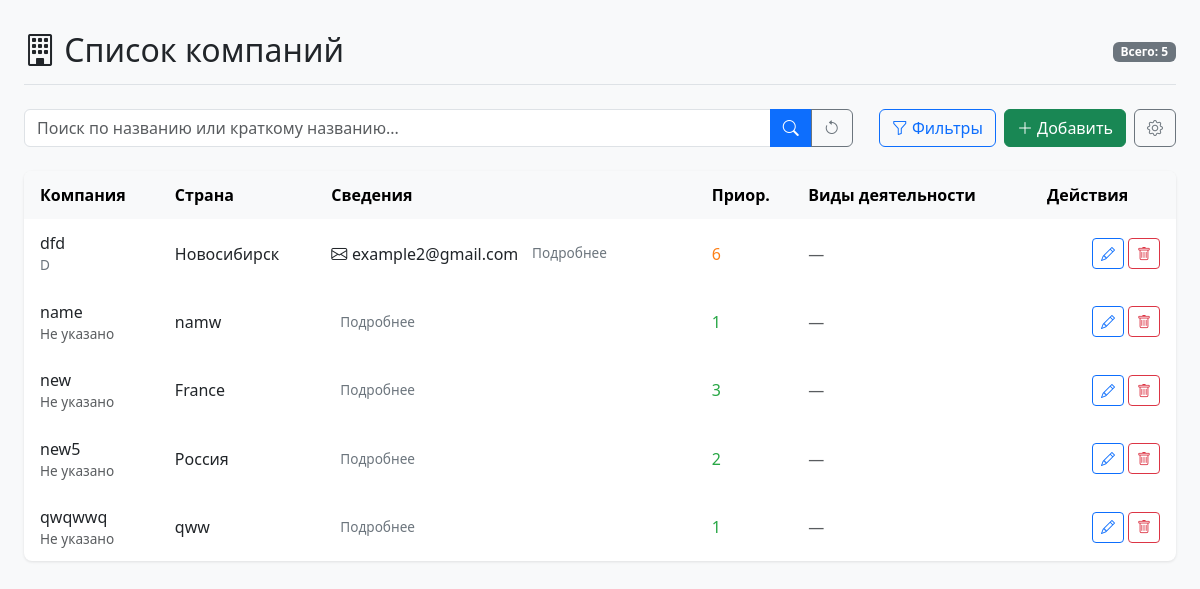
The app's page /, older data.
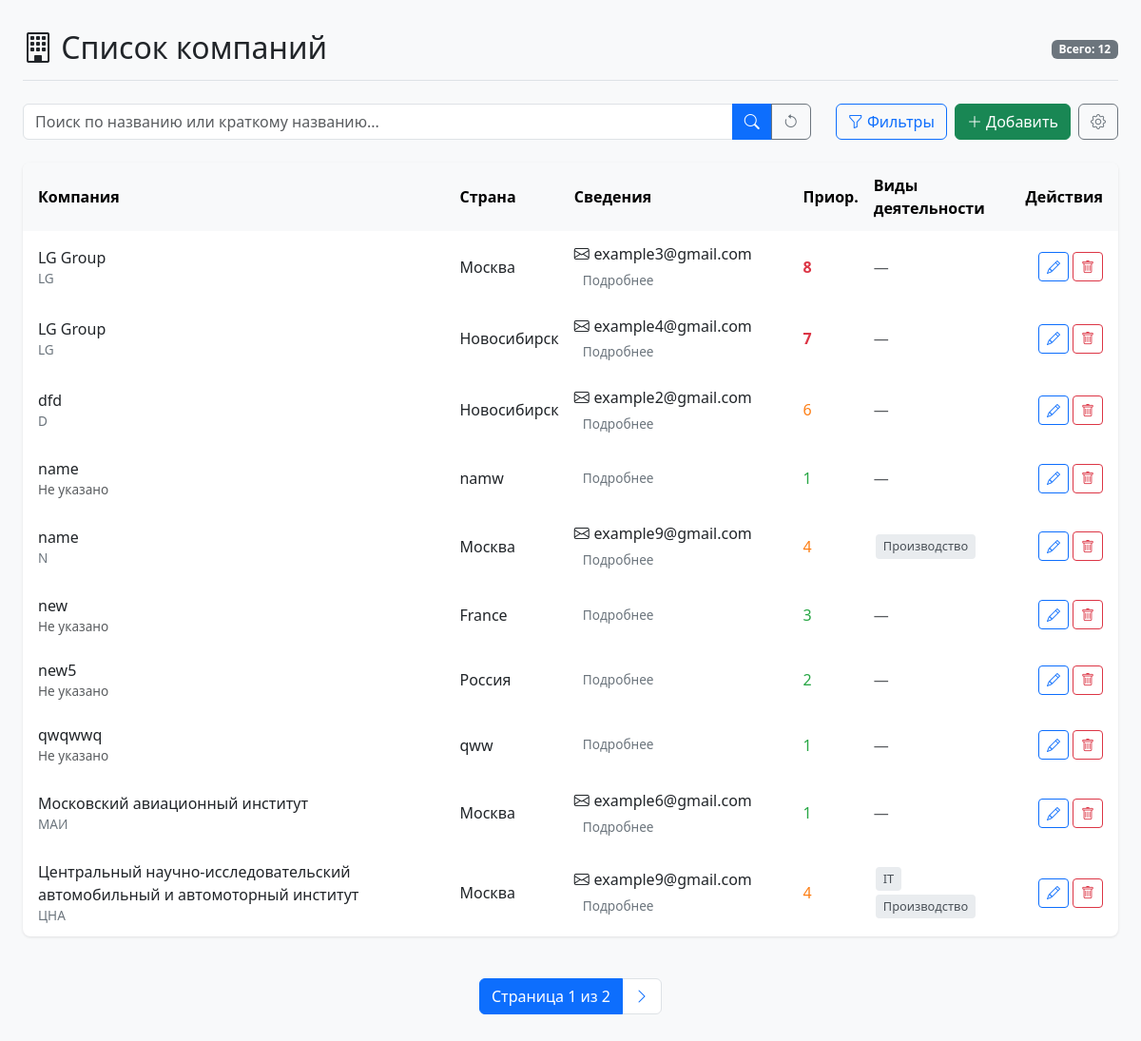
The same page, newer data.
### newapp/models.py (models this page shows, shortened)
class Company(models.Model):
    REGION_CHOICES = [
        ('Россия', 'Россия'),
        ('Франция', 'Франция'),
        ('Германия', 'Германия'),
        ('США', 'США'),
        ('Китай', 'Китай'),
        ('Япония', 'Япония'),
        ('Великобритания', 'Великобритания'),
        ('Италия', 'Италия'),
        ('Испания', 'Испания'),
        ('Канада', 'Канада'),
    ]
    name = models.CharField("Название", max_length=255, unique=True)
    short_name = models.CharField("Краткое название", max_length=50, blank=True, unique=True)
    region = models.CharField("Страна", max_length=100, choices=REGION_CHOICES)
    priority = models.IntegerField(
        "Приоритет",
        default=1,
        validators=[MinValueValidator(1), MaxValueValidator(10)]
    )
    website = models.URLField("Ссылка на сайт", blank=True)
    email = models.EmailField("Email", blank=True)
    activity_themes = models.ManyToManyField(
        ActivityTheme,
        verbose_name="Виды деятельности",
        blank=True
    )
    additional_contacts = models.TextField(
        "Доп. сведения",
        blank=True,
        help_text="Формат: Тип:значение (например, Telegram:@example)"
    )
    class Meta:
        verbose_name = "Компания"
        verbose_name_plural = "Компании"
        ordering = ['name']

class ActivityTheme(models.Model):
    name = models.CharField("Название вида деятельности", max_length=100, unique=True)
    class Meta:
        verbose_name = "Вид деятельности"
        verbose_name_plural = "Виды деятельности"
        ordering = ['name']

### newapp/views.py (the view)
# urls.py: path('', views.company_list, name='company_list'),
def company_list(request):
    search_query = request.GET.get('q', '')
    priority_filter = request.GET.get('priority', '')
    region_filter = request.GET.get('region', '')
    activity_filters = request.GET.getlist('activity')
    companies = Company.objects.all().distinct()
    all_activities = ActivityTheme.objects.all().order_by('name')
    if search_query:
        companies = companies.filter(
            Q(name__icontains=search_query) |
            Q(short_name__icontains=search_query)
        )
    if priority_filter and priority_filter.isdigit() and 1 <= int(priority_filter) <= 10:
        companies = companies.filter(priority=int(priority_filter))
    if region_filter:
        companies = companies.filter(region=region_filter)
    if activity_filters:
        companies = companies.filter(activity_themes__id__in=activity_filters).distinct()
    paginator = Paginator(companies, 10)
    page_number = request.GET.get('page')
    page_obj = paginator.get_page(page_number)
    return render(request, 'company_list.html', {
        'page_obj': page_obj,
        'search_query': search_query,
        'priority_filter': priority_filter,
        'region_filter': region_filter,
        'activity_filters': [int(a) for a in activity_filters],
        'regions': Company.REGION_CHOICES,
        'priority_range': range(1, 11),
        'all_activities': all_activities,
    })

### newapp/templates/company_list.html (shortened to what the changed rows need)
{% load static %}
<!DOCTYPE html>
<html>
<head>
    <link href="https://cdn.jsdelivr.net/npm/bootstrap@5.3.0/dist/css/bootstrap.min.css" rel="stylesheet">
    <link rel="stylesheet" href="{% static 'company_list/styles.css' %}">
    <link rel="stylesheet" href="https://cdn.jsdelivr.net/npm/bootstrap-icons@1.8.0/font/bootstrap-icons.css">
</head>
<body>
    <div class="container-fluid px-4 py-3">
        <div class="header-container mb-4">
            <a href="{% url 'company_list' %}" class="header-link">
                <h2 class="m-0"><i class="bi bi-building"></i> Список компаний</h2>
            </a>
            <div class="company-count">
                <span class="badge bg-secondary">Всего: {{ page_obj.paginator.count }}</span>
            </div>
        </div>
        <div class="table-container mb-4">
            <table class="company-table w-100">
                <thead>
                    <tr class="table-light">
                        <th class="ps-3">Компания</th>
                        <th>Страна</th>
                        <th>Сведения</th>
                        <th>Приор.</th>
                        <th>Виды деятельности</th>
                        <th class="pe-3">Действия</th>
                    </tr>
                </thead>
                <tbody>
                    {% for company in page_obj %}
                    <tr>
                        <td class="ps-3">
                            <div class="company-name">{{ company.name }}</div>
                            <div class="company-shortname">
                                {% if company.short_name %}
                                    {{ company.short_name }}
                                {% else %}
                                    <span class="text-muted">Не указано</span>
                                {% endif %}
                            </div>
                        </td>
                        <td>{{ company.get_region_display }}</td>
                        <td>
                            <div class="collapsed-contacts">
                                {% if company.email %}
                                    <i class="bi bi-envelope"></i> {{ company.email|truncatechars:20 }}
                                {% endif %}
                                <button class="btn btn-link p-0 ms-2 details-btn"
                                        data-bs-toggle="modal"
                                        data-bs-target="#contactsModal"
                                        data-website="{% if company.website %}{{ company.website }}{% endif %}"
                                        data-email="{% if company.email %}{{ company.email }}{% endif %}"
                                        data-additional="{% if company.additional_contacts %}{{ company.additional_contacts }}{% endif %}">
                                    Подробнее
                                </button>
                            </div>
                        </td>
                        <td>
                            <span class="{% if company.priority >= 7 %}priority-high{% elif company.priority >= 4 %}priority-medium{% else %}priority-low{% endif %}">
                                {{ company.priority }}
                            </span>
                        </td>
                        <td>
                            {% for activity in company.activity_themes.all %}
                                <span class="activity-badge">
                                    {{ activity.name }}
                                </span>
                            {% empty %}
                                <span class="text-muted">—</span>
                            {% endfor %}
                        </td>
                        <td class="pe-3">
                            <div class="action-buttons">
                                <a href="{% url 'company_edit' company.pk %}" class="btn btn-sm btn-outline-primary"
                                   title="Редактировать">
                                    <i class="bi bi-pencil"></i>
                                </a>
                                <a href="{% url 'company_delete' company.pk %}" class="btn btn-sm btn-outline-danger ms-1"
                                   title="Удалить">
                                    <i class="bi bi-trash"></i>
                                </a>
                            </div>
                        </td>
                    </tr>
                    {% empty %}
                    <tr>
                        <td colspan="6" class="text-center py-4 text-muted">
                            <i class="bi bi-exclamation-circle"></i> Нет компаний
                        </td>
                    </tr>
                    {% endfor %}
                </tbody>
            </table>
        </div>
        {% if page_obj.paginator.num_pages > 1 %}
        <div class="d-flex justify-content-center">
            <nav aria-label="Page navigation">
                <ul class="pagination">
                    <li class="page-item active">
                        <span class="page-link">
                            Страница {{ page_obj.number }} из {{ page_obj.paginator.num_pages }}
                        </span>
                    </li>
                    {% if page_obj.has_next %}
                    <li class="page-item">
                        <a class="page-link" href="?page={{ page_obj.next_page_number }}">
                            <i class="bi bi-chevron-right"></i>
                        </a>
                    </li>
                    {% endif %}
                </ul>
            </nav>
        </div>
        {% endif %}
    </div>
</body>
</html>

Row changes from the older to the newer data that the page shows:
added Company: name "LG Group", short_name "LG", region "Москва", email "example3@gmail.com", priority "8"
added Company: name "LG Group", short_name "LG", region "Новосибирск", email "example4@gmail.com", priority "7"
added Company: name "name", short_name "N", region "Москва", email "example9@gmail.com", priority "4"
added ActivityTheme: name "Производство"
added Company: name "Московский авиационный институт", short_name "МАИ", region "Москва", email "example6@gmail.com", priority "1"
added Company: name "Центральный научно-исследовательский автомобильный и автомоторный институт", short_name "ЦНА", region "Москва", email "example9@gmail.com", priority "4"
added ActivityTheme: name "IT", shown under "Центральный научно-исследовательский автомобильный и автомоторный институт"
Text that changed along with them:
{{ page_obj.paginator.count }}: "5" → "12"
{{ page_obj.number }}: (not shown) → "1"
{{ page_obj.paginator.num_pages }}: (not shown) → "2"
text now shown: "Страница из"
